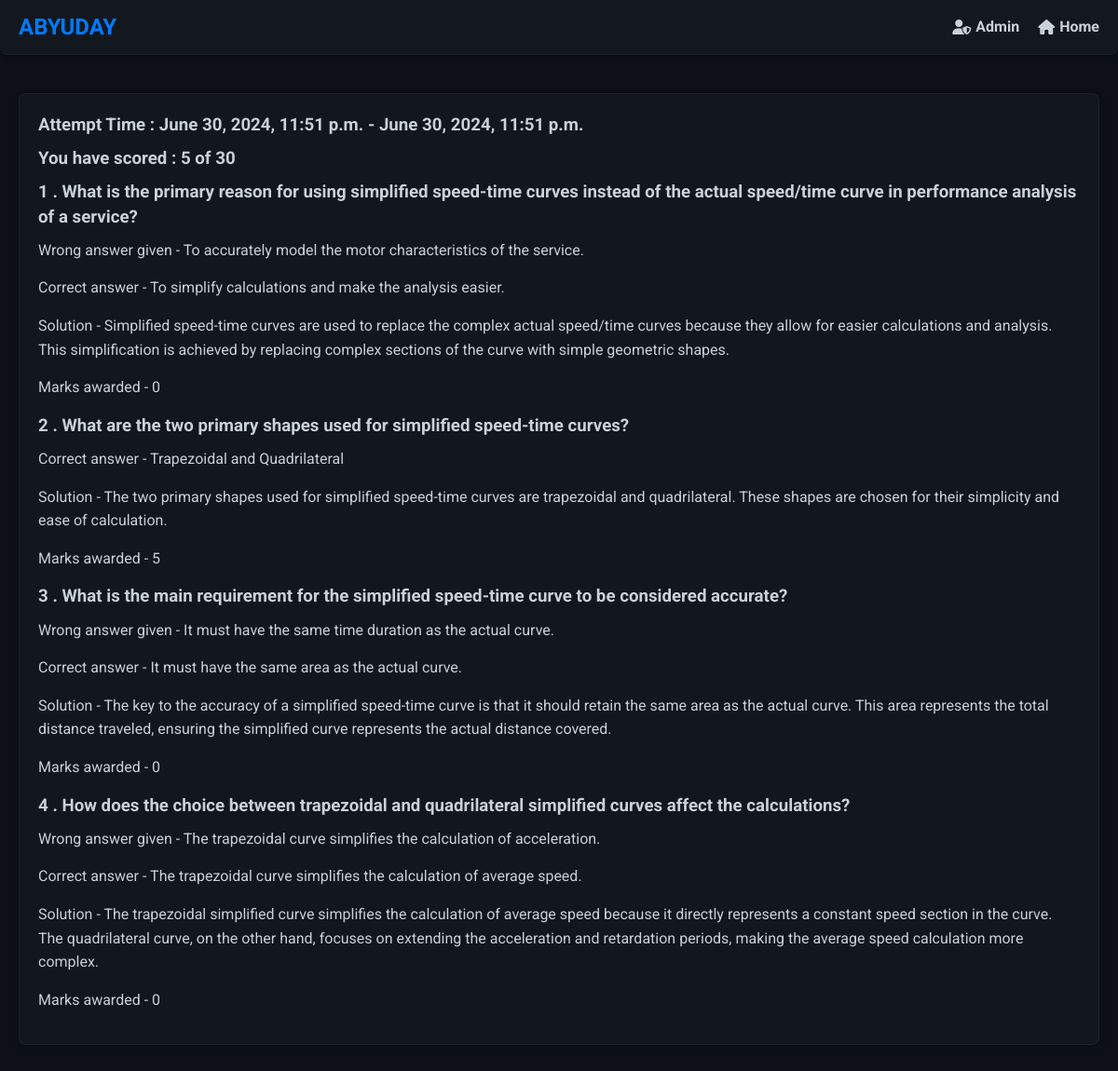
/preview-test/1/student/2/, run on the app's committed database.
### firstapp/models.py (models this page shows, shortened)
class TestAttempt(models.Model):
    student=models.ForeignKey(Students,related_name='test_history',on_delete=models.CASCADE)
    test=models.ForeignKey(Test,related_name='test',on_delete=models.CASCADE)
    Submitted_data=models.JSONField(null=True, default=dict)
    test_marks=models.PositiveBigIntegerField(default=0)
    attempt_start=models.DateTimeField()
    attempt_end=models.DateTimeField(blank=True, null=True)
    class Meta:
        unique_together = ('student' , 'test')

### firstapp/views.py (the view)
# urls.py: path('preview-test/<int:id>/student/<int:stud_id>/',views.preview_test,name='preview-test'),
def preview_test(request,id,stud_id):
    student,_=Students.objects.get_or_create(id=stud_id)
    test_master=Test.objects.get(id=id)
    test=TestAttempt.objects.get(student_id=student.id,test_id=id)
    print(test.Submitted_data)
    return render(
        request,
        'firstapp/result_page.html',
        {
            'marks_obtained':test.test_marks,
            'total_marks': test_master.test_total_marks,
            'questions':test.Submitted_data,
            'preview':None,
            'student_pk':student.name.pk,
            'start_time':test.attempt_start,
            'end_time':test.attempt_end,
            'test_mode':'one'
        }
    )

### firstapp/templatetags/firstapp_extras.py (called while the page is built)
@register.filter
def compareTwo(value,arg):
    if value==arg:
        return True
    return False

### firstapp/templates/firstapp/result_page.html
{% extends 'firstapp/base.html' %}
        {% load firstapp_extras %}
        {% block body_block %}
        {% if test_mode|compareTwo:'one' %}
        <h3>Attempt Time : {{start_time}} - {{end_time}}</h3>
        {%endif%}
        <h3>You have scored : {{marks_obtained}} of {{total_marks}}</h3>
        {% for question in questions %}
            <h3>{{ question.id }} . {{ question.question }}</h3>
            {% if question.answer_given|compareTwo:'incorrect' %}
                <p>Wrong answer given - {{ question.answer_given_value }}</p>
                <p>Correct answer - {{ question.correct_answer }}</p>
                <p>Solution - {{ question.solution }}</p>
                <p>Marks awarded - 0</p>
            {% else %}
                <p>Correct answer - {{ question.correct_answer }}</p>
                <p>Solution - {{ question.solution }}</p>
                <p>Marks awarded - {{ question.marks }}</p>
            {% endif %}
        {% endfor %}
{% endblock %}

### firstapp/templates/firstapp/base.html (style rules this page uses)
:root { --primary-color: #007bff; --secondary-color: #0056b3; --background-color: #0d1117; --text-color: #c9d1d9; --navbar-bg: rgba(22, 27, 34, 0.8); --navbar-border: rgba(48, 54, 61, 0.3); --shadow-color: rgba(0, 0, 0, 0.4); --radius: 8px; --transition-speed: 0.3s; --hover-bg-color: rgba(33, 38, 45, 0.8); --button-bg-color: rgba(33, 150, 243, 0.7); --button-hover-bg-color: rgba(25, 118, 210, 0.7); --max-width: 1500px; --glass-bg-color: rgba(22, 27, 34, 0.6); --glass-border: rgba(48, 54, 61, 0.4); --glass-shadow: rgba(0, 0, 0, 0.2); }
* { box-sizing: border-box; margin: 0; padding: 0; }
body { font-family: "Roboto", sans-serif; background: var(--background-color); color: var(--text-color); display: flex; flex-direction: column; min-height: 100vh; line-height: 1.6; scroll-behavior: smooth; }
h1, h2, h3 { color: var(--text-color); margin-bottom: 10px; line-height: 1.4; }
p { margin-bottom: 15px; }

### data on the page
TestAttempt: attempt_start "June 30, 2024, 11:51 p.m.", attempt_end "June 30, 2024, 11:51 p.m."

### other printed values
{{ marks_obtained }} "5"
{{ total_marks }} "30"
{{ question.id }} "1" "2" "3" "4"
{{ question.question }} "What is the primary reason for using simplified speed-time curves instead of the actual speed/time curve in performance analysis of a service?" "What are the two primary shapes used for simplified speed-time curves?" "What is the main requirement for the simplified speed-time curve to be considered accurate?" "How does the choice between trapezoidal and quadrilateral simplified curves affect the calculations?"
{{ question.answer_given_value }} "To accurately model the motor characteristics of the service." "It must have the same time duration as the actual curve." "The trapezoidal curve simplifies the calculation of acceleration."
{{ question.correct_answer }} "To simplify calculations and make the analysis easier." "It must have the same area as the actual curve." "The trapezoidal curve simplifies the calculation of average speed."
{{ question.correct_answer }} "Trapezoidal and Quadrilateral"
{{ question.solution }} "The two primary shapes used for simplified speed-time curves are trapezoidal and quadrilateral. These shapes are chosen for their simplicity and ease of calculation."
{{ question.marks }} "5"
